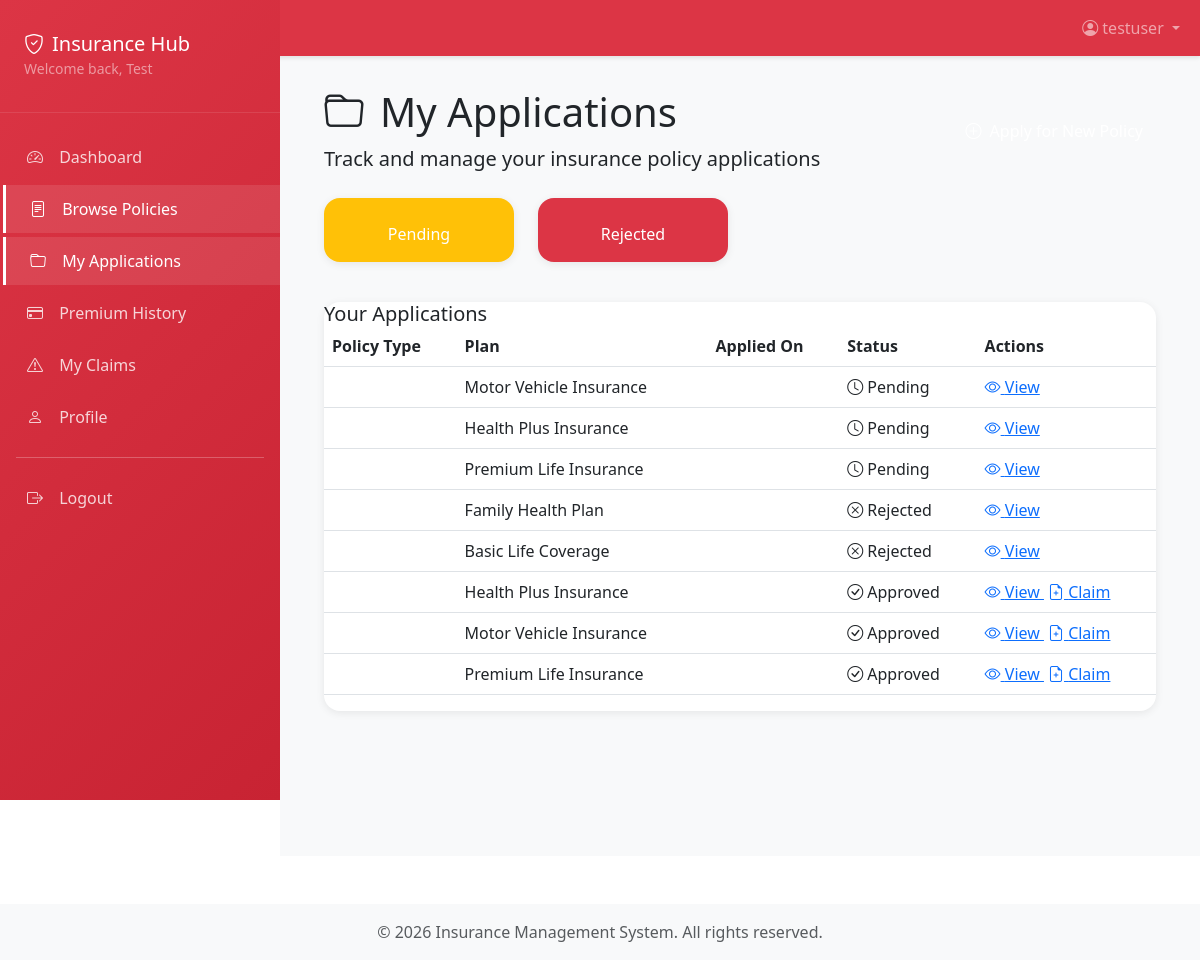
Page /policies/my-applications/ (signed in) on the committed database.
### policies/models.py (models this page shows, shortened)
class Application(models.Model):
    STATUS_CHOICES = [
        ('Pending', 'Pending'),
        ('Approved', 'Approved'),
        ('Rejected', 'Rejected'),
    ]
    client = models.ForeignKey(User, on_delete=models.CASCADE, related_name='applications')
    policy = models.ForeignKey(Policy, on_delete=models.CASCADE, related_name='applications')
    status = models.CharField(max_length=10, choices=STATUS_CHOICES, default='Pending')
    applied_date = models.DateTimeField(auto_now_add=True)
    updated_at = models.DateTimeField(auto_now=True)
    approved_date = models.DateTimeField(blank=True, null=True)
    rejected_date = models.DateTimeField(blank=True, null=True)
    notes = models.TextField(blank=True, null=True)
    class Meta:
        verbose_name = "Policy Application"
        verbose_name_plural = "Policy Applications"
        ordering = ['-applied_date']

class Policy(models.Model):
    POLICY_TYPES = [
        ('Life', 'Life Insurance'),
        ('Motor', 'Motor Insurance'),
        ('Health', 'Health Insurance'),
    ]
    name = models.CharField(max_length=100)
    type = models.CharField(max_length=10, choices=POLICY_TYPES)
    premium_amount = models.DecimalField(max_digits=10, decimal_places=2)
    coverage_amount = models.DecimalField(max_digits=10, decimal_places=2)
    duration_months = models.PositiveIntegerField()
    description = models.TextField(blank=True, null=True)
    created_at = models.DateTimeField(auto_now_add=True)
    updated_at = models.DateTimeField(auto_now=True)
    is_active = models.BooleanField(default=True)
    class Meta:
        verbose_name = "Policy"
        verbose_name_plural = "Policies"
        ordering = ['-created_at']

### policies/views.py (the view)
# urls.py: path('my-applications/', views.my_applications_view, name='my_applications'),
@login_required
def my_applications_view(request):
    applications = Application.objects.filter(client=request.user).order_by('-applied_date')
    context = {
        'applications': applications,
    }
    return render(request, 'policies/my_applications.html', context)

### templates/policies/my_applications.html (shortened to what this page needs)
{% extends 'base_auth.html' %}
{% block content %}
<div class="page-header">
  <div class="container position-relative">
    <div class="row align-items-center">
      <div class="col-md-8">
        <h1 class="mb-2"><i class="bi bi-folder me-3"></i>My Applications</h1>
        <p class="lead mb-0 opacity-90">Track and manage your insurance policy applications</p>
      </div>
      <div class="col-md-4 text-md-end">
        <a href="{% url 'policies:browse_plans' %}" class="btn btn-apply-new text-white">
          <i class="bi bi-plus-circle me-2"></i>Apply for New Policy
        </a>
      </div>
    </div>
  </div>
</div>
<div class="container mt-4">
  <div class="row mb-4">
    <div class="col-md-3 mb-3">
      <div class="card bg-warning text-white">
        <div class="card-body text-center">
          <p class="mb-0">Pending</p>
        </div>
      </div>
    </div>
    <div class="col-md-3 mb-3">
      <div class="card bg-danger text-white">
        <div class="card-body text-center">
          <p class="mb-0">Rejected</p>
        </div>
      </div>
    </div>
  </div>
  {% if applications %}
  <div class="applications-table card">
    <div class="table-header d-flex justify-content-between align-items-center">
      <h5 class="mb-0">Your Applications</h5>
    </div>
    <div class="table-responsive">
      <table class="table table-hover">
        <thead>
          <tr>
            <th>Policy Type</th>
            <th>Plan</th>
            <th>Applied On</th>
            <th>Status</th>
            <th>Actions</th>
          </tr>
        </thead>
        <tbody>
          {% for app in applications %}
          <tr>
            <td>
            </td>
            <td>{{ app.policy.name }}</td>
            <td>{{ app.applied_on|date:"M d, Y" }}</td>
            <td>
              <span class="status-badge status-{{ app.status|lower }}">
                {% if app.status == 'Pending' %}<i class="bi bi-clock"></i>
                {% elif app.status == 'Approved' %}<i class="bi bi-check-circle"></i>
                {% else %}<i class="bi bi-x-circle"></i>{% endif %}
                {{ app.status }}
              </span>
            </td>
            <td>
              <a href="{% url 'policies:application_detail' app.pk %}" class="action-btn view">
                <i class="bi bi-eye"></i> View
              </a>
              {% if app.status == 'Approved' %}
              <a href="{% url 'claims:submit_claim' %}" class="action-btn claim ms-1">
                <i class="bi bi-file-earmark-plus"></i> Claim
              </a>
              {% endif %}
            </td>
          </tr>
          {% endfor %}
        </tbody>
      </table>
    </div>
  </div>
  {% endif %}
</div>
{% endblock %}

### templates/base_auth.html (shortened to what this page needs)
<!DOCTYPE html>
<html lang="en">
<head>
    <link href="https://cdn.jsdelivr.net/npm/bootstrap@5.3.0/dist/css/bootstrap.min.css" rel="stylesheet">
    <link rel="stylesheet" href="https://cdn.jsdelivr.net/npm/bootstrap-icons@1.11.0/font/bootstrap-icons.css">
</head>
<body>
    <nav class="navbar navbar-expand-lg navbar-dark bg-primary">
        <div class="container">
            <div class="collapse navbar-collapse" id="navbarNav">
                {% if not user.is_authenticated %}
                <ul class="navbar-nav me-auto">
                    <li class="nav-item">
                        <a class="nav-link" href="{% url 'home' %}">Home</a>
                    </li>
                    <li class="nav-item">
                        <a class="nav-link" href="#" onclick="alert('About page coming soon!')">About</a>
                    </li>
                </ul>
                <ul class="navbar-nav">
                    <li class="nav-item">
                        <a class="nav-link" href="{% url 'accounts:login' %}">
                            <i class="bi bi-box-arrow-in-right me-1"></i>Login
                        </a>
                    </li>
                    <li class="nav-item">
                        <a class="nav-link" href="{% url 'accounts:register' %}">
                            <i class="bi bi-person-plus me-1"></i>Register
                        </a>
                    </li>
                </ul>
                {% else %}
                <ul class="navbar-nav ms-auto">
                    <li class="nav-item dropdown">
                        <a class="nav-link dropdown-toggle" href="#" role="button" data-bs-toggle="dropdown">
                            <i class="bi bi-person-circle me-1"></i>{{ user.username }}
                        </a>
                    </li>
                </ul>
                {% endif %}
            </div>
        </div>
    </nav>
    {% if user.is_authenticated %}
    <div class="dashboard-container">
        <nav class="sidebar" id="sidebar">
            <div class="sidebar-header">
                <h5 class="mb-0">
                    <i class="bi bi-shield-check me-2"></i><span>Insurance Hub</span>
                </h5>
                <small class="text-white-50">Welcome back, {{ user.first_name|default:user.username }}</small>
            </div>
            <div class="sidebar-nav">
                <a href="{% url 'accounts:dashboard' %}" class="sidebar-nav-item"><i class="bi bi-speedometer2"></i> Dashboard</a>
                <a href="{% url 'policies:browse_plans' %}" class="sidebar-nav-item"><i class="bi bi-file-text"></i> Browse Policies</a>
                <a href="{% url 'policies:my_applications' %}" class="sidebar-nav-item"><i class="bi bi-folder"></i> My Applications</a>
                <a href="{% url 'premium:premium_history' %}" class="sidebar-nav-item"><i class="bi bi-credit-card"></i> Premium History</a>
                <a href="{% url 'claims:claim_list' %}" class="sidebar-nav-item"><i class="bi bi-exclamation-triangle"></i> My Claims</a>
                <a href="{% url 'accounts:profile' %}" class="sidebar-nav-item"><i class="bi bi-person"></i> Profile</a>
                <hr class="border-white-50 mx-3 my-3">
                <a href="{% url 'accounts:logout' %}" class="sidebar-nav-item"><i class="bi bi-box-arrow-right"></i> Logout</a>
            </div>
        </nav>
        {% endif %}
        <main class="{% if user.is_authenticated %}main-content{% else %}container mt-4{% endif %}">
            {% block content %}{% endblock %}
        </main>
        {% if user.is_authenticated %}
    </div>
    {% endif %}
    <footer class="bg-light text-center py-3 mt-5">
        <div class="container">
            <p class="text-muted mb-0">&copy; 2026 Insurance Management System. All rights reserved.</p>
        </div>
    </footer>
</body>
</html>

### templates/base_auth.html (style rules this page uses)
:root { --bs-primary: #dc3545; --bs-primary-rgb: 220, 53, 69; --bs-primary-hover: #c82333; --bs-secondary: #6c757d; --bs-success: #198754; --bs-danger: #dc3545; --bs-warning: #ffc107; --bs-info: #0dcaf0; --bs-light: #f8f9fa; --bs-dark: #212529; }
.navbar { box-shadow: 0 2px 4px rgba(0,0,0,.1); padding-left: 280px; }
.navbar .container { padding-left: 0; }
.nav-link { font-weight: 500; transition: all 0.3s ease; }
.btn { border-radius: 0.5rem; font-weight: 500; transition: all 0.3s ease; }
.card { border: none; border-radius: 1rem; box-shadow: 0 2px 8px rgba(0,0,0,.08); transition: all 0.3s ease; }
body { min-height: 100vh; display: flex; flex-direction: column; }
main { flex: 1; }
.dashboard-container { display: flex; min-height: calc(100vh - 76px); }
.sidebar { width: 280px; background: linear-gradient(135deg, #dc3545 0%, #c82333 100%); color: white; padding: 2rem 0; position: fixed; height: 100vh; overflow-y: auto; z-index: 1000; top: 0; left: 0; }
.sidebar-header { padding: 0 1.5rem 2rem; border-bottom: 1px solid rgba(255,255,255,0.1); }
.sidebar-nav { padding: 1rem 0; }
.sidebar-nav-item { display: block; padding: 0.75rem 1.5rem; color: rgba(255,255,255,0.8); text-decoration: none; transition: all 0.3s ease; border-left: 3px solid transparent; margin: 0.25rem 0; }
.sidebar-nav-item:hover, .sidebar-nav-item.active { background-color: rgba(255,255,255,0.1); color: white; border-left-color: white; transform: translateX(3px); }
.sidebar-nav-item i { width: 20px; margin-right: 0.75rem; }
.main-content { flex: 1; margin-left: 280px; padding: 2rem; background: #f8f9fa; min-height: 100vh; }

### rows in the picture
Application: policy.name "Motor Vehicle Insurance", status "Pending"
Application: policy.name "Health Plus Insurance", status "Pending"
Application: policy.name "Premium Life Insurance", status "Pending"
Application: policy.name "Family Health Plan", status "Rejected"
Application: policy.name "Basic Life Coverage", status "Rejected"
Application: policy.name "Health Plus Insurance", status "Approved", shows "Claim"
Application: policy.name "Motor Vehicle Insurance", status "Approved", shows "Claim"
Application: policy.name "Premium Life Insurance", status "Approved", shows "Claim"

### other values in the picture
{{ user.username }} "testuser"
{{ user.first_name|default:user.username }} "Test"
